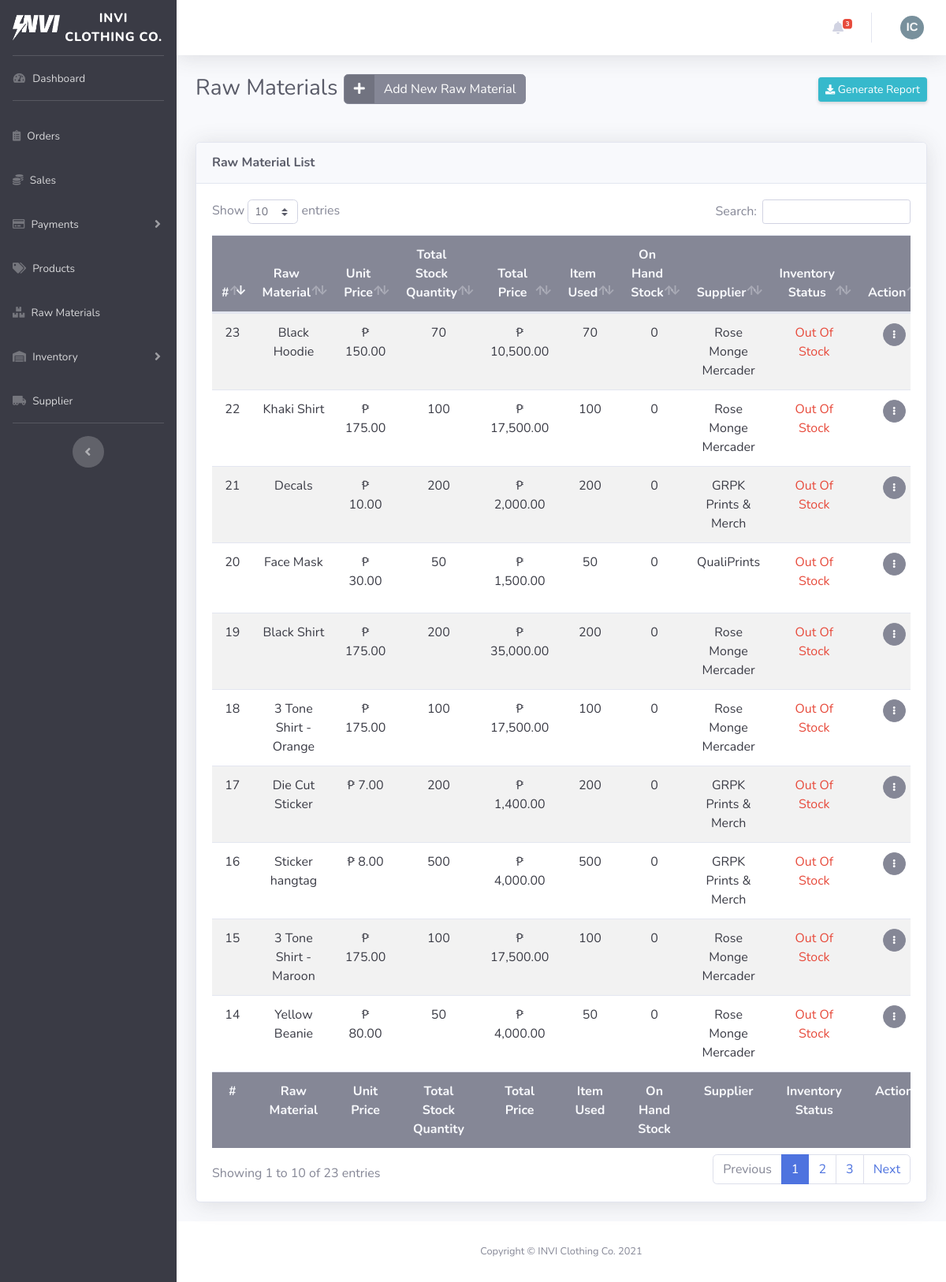
Page /dist/materials.php on the committed database.
### tables this page shows
CREATE TABLE `account_table` (
  `ID` int(11) NOT NULL AUTO_INCREMENT,
  `firstName` varchar(255) NOT NULL,
  `lastName` varchar(255) NOT NULL,
  `email` varchar(255) NOT NULL,
  `password` varchar(255) NOT NULL,
  `contactNumber` varchar(255) DEFAULT NULL,
  `profileImg` varchar(255) DEFAULT NULL,
  `access` varchar(255) NOT NULL,
  PRIMARY KEY (`ID`)
);

CREATE TABLE `rawmaterials_table` (
  `ID` int(11) NOT NULL AUTO_INCREMENT,
  `materialName` varchar(255) NOT NULL,
  `unitPrice` int(11) NOT NULL,
  `stockQty` int(11) NOT NULL,
  `supplierID` int(11) NOT NULL,
  PRIMARY KEY (`ID`),
  KEY `fk_supplier_idx` (`supplierID`),
  CONSTRAINT `fk_supplier` FOREIGN KEY (`supplierID`) REFERENCES `supplier_table` (`ID`) ON DELETE CASCADE ON UPDATE CASCADE
);

CREATE TABLE `supplier_table` (
  `ID` int(11) NOT NULL AUTO_INCREMENT,
  `supplierName` varchar(255) NOT NULL,
  `supplierEmail` varchar(255) NOT NULL,
  `supplierAddress` varchar(255) NOT NULL,
  `supplierContactNumber` varchar(255) NOT NULL,
  PRIMARY KEY (`ID`)
);

### dist/materials.php (the view, shortened to what the rows shown need)
<?php
require_once "../class/webstoreclass.php";
include_once "../includes/dashboard_header.php";
$admins = $store->get_admin();
?>
  <body id="page-top">
    <?php
    $store->add_material();
    $store->update_material();
    $materials = $store->get_all_materials();
    $store->contact_supplier();
    ?>
    <div id="wrapper">
      <div id="content-wrapper" class="d-flex flex-column">
        <div id="content">
          <?php include_once "../includes/dashboard_navbar.php"; ?>
          <div class="container-fluid">
            <div
              class="d-sm-flex align-items-center justify-content-between mb-4 d-print-none"
            >
              <h1 class="h3 mb-4 text-gray-800">Raw Materials
                <button type="button" href="#" class="btn btn-secondary btn-icon-split" data-toggle="modal" data-target="#materialsModal">
                    <span class="icon text">
                      <i class="fas fa-plus"></i>
                    </span>
                    <span class="text">Add New Raw Material</span>
                </button>
              </h1>
            </div>
                      <?php if ($materials) { ?>
                        <?php foreach ($materials as $material) { ?>
                              <?php $addedInventory = $store->get_added_stock_materials(
                                $material["ID"]
                              ); ?>
                              <?php $itemUsed = $store->used_materials(
                                $material["ID"]
                              ); ?>
                        <?php } ?>
                      <?php } ?>
            <div class="card shadow mb-4 d-print-none">
              <div class="card-body">
                <div class="table-responsive">
                  <table
                    class="table table-striped text-center"
                    id="dataTable"
                    width="100%"
                    cellspacing="0"
                    data-order='[[ 0, "desc" ]]'
                  >
                    <thead class="bg-gray-600 text-gray-100">
                      <tr>
                        <th>#</th>
                        <th>Raw Material</th>
                        <th>Unit Price</th>
                        <th>Total Stock Quantity</th>
                        <th>Total Price</th>
                        <th>Item Used</th>
                        <th>On Hand Stock</th>
                        <th>Supplier</th>
                        <th>Inventory Status</th>
                        <th>Action</th>
                      </tr>
                    </thead>
                    <tbody class="text-gray-900">
                      <?php if ($materials) { ?>
                        <?php foreach ($materials as $material) { ?>
                          <tr>
                            <td><?= $material["ID"] ?></td>
                            <td><?= $material["materialName"] ?></td>
                            <td>
                              <?= $material["unitPrice"]
                                ? "<span>&#8369;</span> " .
                                  number_format($material["unitPrice"], 2)
                                : "" ?>
                            </td>
                            <td>
                              <?php $addedInventory = $store->get_added_stock_materials(
                                $material["ID"]
                              ); ?>
                              <?php if (is_array($addedInventory)) { ?>
                                <?php foreach (
                                  $addedInventory
                                  as $addedStock
                                ) { ?>
                                  <?= $addedStock["stockQty"] +
                                    $addedStock["addedQty"] ?>
                                <?php } ?>
                              <?php } else { ?>
                                <?= $material["stockQty"] ?>
                              <?php } ?>
                            </td>
                            <td>
                            <?php $addedInventory = $store->get_added_stock_materials(
                              $material["ID"]
                            ); ?>
                              <?php if (is_array($addedInventory)) { ?>
                                <?php foreach (
                                  $addedInventory
                                  as $addedStock
                                ) { ?>
                                  <?= "<span>&#8369;</span> " .
                                    number_format(
                                      ($addedStock["stockQty"] +
                                        $addedStock["addedQty"]) *
                                        $material["unitPrice"],
                                      2
                                    ) ?>
                                <?php } ?>
                              <?php } else { ?>
                                <?= $material["unitPrice"]
                                  ? "<span>&#8369;</span> " .
                                    number_format(
                                      $material["stockQty"] *
                                        $material["unitPrice"],
                                      2
                                    )
                                  : "" ?>
                              <?php } ?>
                            </td>
                            <td>
                              <?php $itemUsed = $store->used_materials(
                                $material["ID"]
                              ); ?>
                              <?php if (is_array($itemUsed)) { ?>
                                <?php foreach ($itemUsed as $used) { ?>
                                  <?= $used["materialQty"] ?>
                                <?php } ?>
                              <?php } else { ?>
                                <?= "-" ?>
                              <?php } ?>
                            </td>
                            <td>
                              <?php
                              $itemUsed = $store->used_materials(
                                $material["ID"]
                              );
                              $addedInventory = $store->get_added_stock_materials(
                                $material["ID"]
                              );
                              ?>
                              <?php if (
                                is_array($itemUsed) &&
                                is_array($addedInventory)
                              ) { ?>
                                <?php foreach (
                                  $itemUsed
                                  as $index => $value
                                ) { ?>
                                  <?= $addedInventory[$index]["stockQty"] +
                                    $addedInventory[$index]["addedQty"] -
                                    $itemUsed[$index]["materialQty"] ?>
                                <?php } ?>
                              <?php } elseif (is_array($itemUsed)) { ?>
                                <?php foreach ($itemUsed as $used) { ?>
                                  <?= $material["stockQty"] -
                                    $used["materialQty"] ?>
                                <?php } ?>
                              <?php } else { ?>
                                <?= $material["stockQty"] ?>
                              <?php } ?>
                            </td>
                            <td><?= $material["supplierName"] ?></td>
                            <td>
                              <?php
                              $itemUsed = $store->used_materials(
                                $material["ID"]
                              );
                              $addedInventory = $store->get_added_stock_materials(
                                $material["ID"]
                              );
                              ?>
                              <?php if (
                                is_array($itemUsed) &&
                                is_array($addedInventory)
                              ) { ?>
                                <?php foreach (
                                  $itemUsed
                                  as $index => $value
                                ) { ?>
                                  <?php if (
                                    $addedInventory[$index]["stockQty"] +
                                      $addedInventory[$index]["addedQty"] -
                                      $itemUsed[$index]["materialQty"] <=
                                    0
                                  ) { ?>
                                    <?= '<p class="text-danger">Out Of Stock</p>' ?>
                                  <?php } elseif (
                                    $addedInventory[$index]["stockQty"] +
                                      $addedInventory[$index]["addedQty"] -
                                      $itemUsed[$index]["materialQty"] <=
                                    10
                                  ) { ?>
                                    <?= '<p class="text-warning">Low Inventory</p>' ?>
                                  <?php } else { ?>
                                    <?= '<p class="text-success">Available</p>' ?>
                                  <?php } ?>
                                <?php } ?>
                              <?php } elseif (is_array($itemUsed)) { ?>
                                <?php foreach ($itemUsed as $used) { ?>
                                  <?php if (
                                    $material["stockQty"] -
                                      $used["materialQty"] <=
                                    0
                                  ) { ?>
                                    <?= '<p class="text-danger">Out Of Stock</p>' ?>
                                <?php } elseif (
                                    $material["stockQty"] -
                                      $used["materialQty"] <=
                                    10
                                  ) { ?>
                                  <?= '<p class="text-warning">Low Inventory</p>' ?>
                                <?php } else { ?>
                                  <?= '<p class="text-success">Available</p>' ?>
                                <?php } ?>
                              <?php } ?>
                            <?php } ?>
                            </td>
                            <td>
                              <div class="dropdown no-arrow">
                                <a class="dropdown-toggle btn btn-secondary btn-circle btn-sm href="#" role="button" id="dropdownMenuLink" data-toggle="dropdown" aria-haspopup="true" aria-expanded="false">
                                    <i class="fas fa-ellipsis-v fa-sm fa-fw"></i>
                                </a>
                              </div>
                            </td>
                          </tr>
                        <?php } ?>
                      <?php } ?>
                    </tbody>
                    <tfoot class="bg-gray-600 text-gray-100">
                        <tr>
                          <th>#</th>
                          <th>Raw Material</th>
                          <th>Unit Price</th>
                          <th>Total Stock Quantity</th>
                          <th>Total Price</th>
                          <th>Item Used</th>
                          <th>On Hand Stock</th>
                          <th>Supplier</th>
                          <th>Inventory Status</th>
                          <th>Action</th>
                        </tr>
                    </tfoot>
                  </table>
                </div>
              </div>
            </div>
          </div>
        </div>
      </div>
    </div>
  </body>
</html>

### includes/dashboard_navbar.php (shortened to what the rows shown need)
<nav class="navbar navbar-expand navbar-light bg-white topbar mb-4 static-top shadow d-print-none">
    <ul class="navbar-nav ml-auto">
        <li class="nav-item dropdown no-arrow">
            <a class="nav-link dropdown-toggle" href="#" id="userDropdown" role="button"
                data-toggle="dropdown" aria-haspopup="true" aria-expanded="false">
                    <?php if ($admins) { ?>
                        <?php foreach ($admins as $admin) { ?>
                            <?php if (
                              is_null($admin["profileImg"]) ||
                              empty($admin["profileImg"])
                            ) { ?>
                            <img alt="Profile image" class="avatar mx-auto d-block mt-4 mb-4" width="30px" height="30px" style="border-radius:50%;">
                            <?php } else { ?>
                                <img src="./assets/img/<?= $admin[
                                  "profileImg"
                                ] ?>" alt="Profile image" class="mx-auto d-block mt-4 mb-4" width="30px" height="30px" style="object-fit:cover; border-radius:50%;">
                            <?php } ?>
                        <?php } ?>
                    <?php } ?>
            </a>
        </li>
    </ul>
</nav>

### rows in the picture
rawmaterials_table: ID "23", materialName "Black Hoodie", unitPrice "150.00", stockQty "70", stockQty+unitPrice "10,500.00", materialQty "70", materialQty "0", supplierID.supplierName "Rose Monge Mercader"
rawmaterials_table: ID "22", materialName "Khaki Shirt", unitPrice "175.00", stockQty "100", stockQty+unitPrice "17,500.00", materialQty "100", materialQty "0", supplierID.supplierName "Rose Monge Mercader"
rawmaterials_table: ID "21", materialName "Decals", unitPrice "10.00", stockQty "200", stockQty+unitPrice "2,000.00", materialQty "200", materialQty "0", supplierID.supplierName "GRPK Prints & Merch"
rawmaterials_table: ID "20", materialName "Face Mask", unitPrice "30.00", stockQty "50", stockQty+unitPrice "1,500.00", materialQty "50", materialQty "0", supplierID.supplierName "QualiPrints"
rawmaterials_table: ID "19", materialName "Black Shirt", unitPrice "175.00", addedQty "200", unitPrice "35,000.00", materialQty "200", materialQty "0", supplierID.supplierName "Rose Monge Mercader"
rawmaterials_table: ID "18", materialName "3 Tone Shirt - Orange", unitPrice "175.00", stockQty "100", stockQty+unitPrice "17,500.00", materialQty "100", materialQty "0", supplierID.supplierName "Rose Monge Mercader"
rawmaterials_table: ID "17", materialName "Die Cut Sticker", unitPrice "7.00", stockQty "200", stockQty+unitPrice "1,400.00", materialQty "200", materialQty "0", supplierID.supplierName "GRPK Prints & Merch"
rawmaterials_table: ID "16", materialName "Sticker hangtag", unitPrice "8.00", addedQty "500", unitPrice "4,000.00", materialQty "500", materialQty "0", supplierID.supplierName "GRPK Prints & Merch"
rawmaterials_table: ID "15", materialName "3 Tone Shirt - Maroon", unitPrice "175.00", stockQty "100", stockQty+unitPrice "17,500.00", materialQty "100", materialQty "0", supplierID.supplierName "Rose Monge Mercader"
rawmaterials_table: ID "14", materialName "Yellow Beanie", unitPrice "80.00", stockQty "50", stockQty+unitPrice "4,000.00", materialQty "50", materialQty "0", supplierID.supplierName "Rose Monge Mercader"

### other values in the picture
$countOrders "3"
